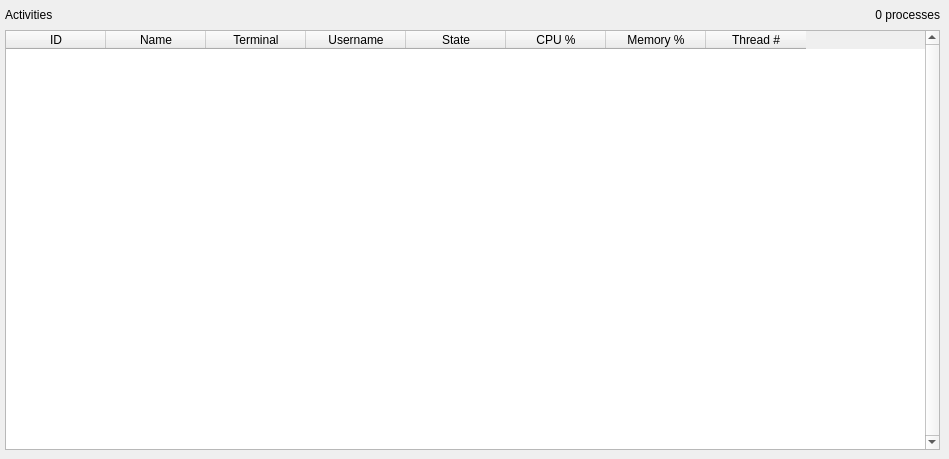
    <widget class="QWidget" name="proctabp">
     <property name="sizePolicy">
      <sizepolicy hsizetype="Fixed" vsizetype="Fixed">
       <horstretch>0</horstretch>
       <verstretch>0</verstretch>
      </sizepolicy>
     </property>
     <attribute name="title">
      <string>Activities</string>
     </attribute>
     <widget class="QTableWidget" name="proctree">
      <property name="geometry">
       <rect>
        <x>5</x>
        <y>30</y>
        <width>935</width>
        <height>420</height>
       </rect>
      </property>
      <property name="sizePolicy">
       <sizepolicy hsizetype="Fixed" vsizetype="Fixed">
        <horstretch>0</horstretch>
        <verstretch>0</verstretch>
       </sizepolicy>
      </property>
      <property name="minimumSize">
       <size>
        <width>935</width>
        <height>420</height>
       </size>
      </property>
      <property name="maximumSize">
       <size>
        <width>935</width>
        <height>420</height>
       </size>
      </property>
      <property name="styleSheet">
       <string notr="true">font: 10pt &quot;Inter&quot;;</string>
      </property>
      <property name="verticalScrollBarPolicy">
       <enum>Qt::ScrollBarAlwaysOn</enum>
      </property>
      <property name="horizontalScrollBarPolicy">
       <enum>Qt::ScrollBarAsNeeded</enum>
      </property>
      <property name="editTriggers">
       <set>QAbstractItemView::NoEditTriggers</set>
      </property>
      <property name="gridStyle">
       <enum>Qt::SolidLine</enum>
      </property>
      <property name="sortingEnabled">
       <bool>false</bool>
      </property>
      <column>
       <property name="text">
        <string>ID</string>
       </property>
      </column>
      <column>
       <property name="text">
        <string>Name</string>
       </property>
      </column>
      <column>
       <property name="text">
        <string>Terminal</string>
       </property>
      </column>
      <column>
       <property name="text">
        <string>Username</string>
       </property>
      </column>
      <column>
       <property name="text">
        <string>State</string>
       </property>
      </column>
      <column>
       <property name="text">
        <string>CPU %</string>
       </property>
      </column>
      <column>
       <property name="text">
        <string>Memory %</string>
       </property>
      </column>
      <column>
       <property name="text">
        <string>Thread #</string>
       </property>
      </column>
     </widget>
     <widget class="QLabel" name="proclabl">
      <property name="geometry">
       <rect>
        <x>5</x>
        <y>5</y>
        <width>205</width>
        <height>20</height>
       </rect>
      </property>
      <property name="sizePolicy">
       <sizepolicy hsizetype="Fixed" vsizetype="Fixed">
        <horstretch>0</horstretch>
        <verstretch>0</verstretch>
       </sizepolicy>
      </property>
      <property name="minimumSize">
       <size>
        <width>205</width>
        <height>20</height>
       </size>
      </property>
      <property name="maximumSize">
       <size>
        <width>205</width>
        <height>20</height>
       </size>
      </property>
      <property name="styleSheet">
       <string notr="true">font: 13pt &quot;Barlow&quot;;</string>
      </property>
      <property name="text">
       <string>Activities</string>
      </property>
     </widget>
     <widget class="QLabel" name="procqant">
      <property name="geometry">
       <rect>
        <x>735</x>
        <y>5</y>
        <width>205</width>
        <height>20</height>
       </rect>
      </property>
      <property name="sizePolicy">
       <sizepolicy hsizetype="Fixed" vsizetype="Fixed">
        <horstretch>0</horstretch>
        <verstretch>0</verstretch>
       </sizepolicy>
      </property>
      <property name="minimumSize">
       <size>
        <width>205</width>
        <height>20</height>
       </size>
      </property>
      <property name="maximumSize">
       <size>
        <width>205</width>
        <height>20</height>
       </size>
      </property>
      <property name="styleSheet">
       <string notr="true">font: 13pt &quot;Barlow&quot;;</string>
      </property>
      <property name="text">
       <string>0 processes</string>
      </property>
      <property name="alignment">
       <set>Qt::AlignRight|Qt::AlignTrailing|Qt::AlignVCenter</set>
      </property>
     </widget>
    </widget>
